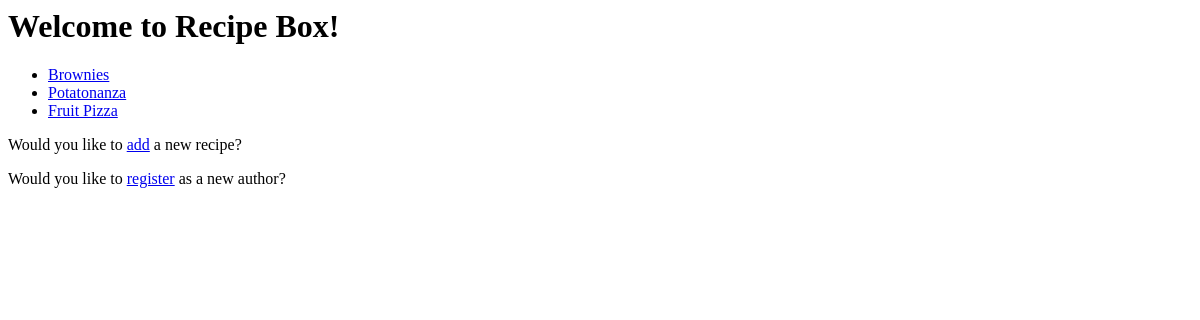
/, run on an earlier commit of the app's database.
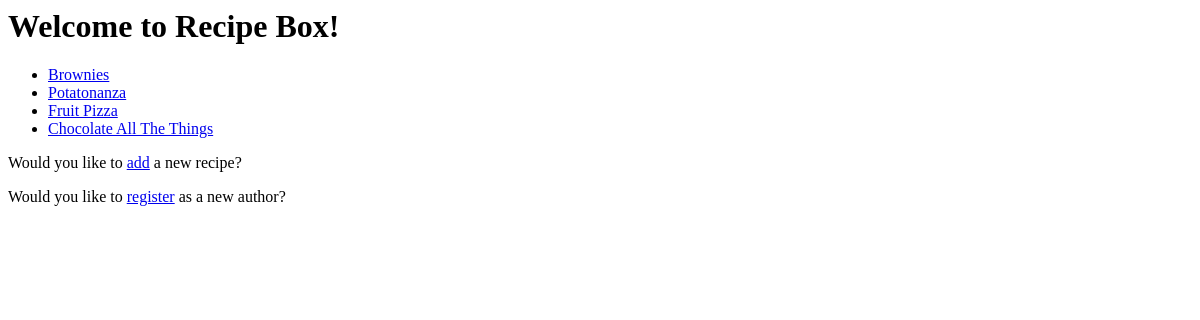
And on a later commit of the database.
### homepage/models.py (models this page shows, shortened)
class Recipe(models.Model):
    title = models.CharField(max_length=50)
    body = models.TextField()
    post_date = models.DateTimeField(default=timezone.now)
    author = models.ForeignKey(Author, on_delete=models.CASCADE)

### homepage/views.py (the view)
# urls.py: path('', index, name = "homepage"),
def index(request):
    my_recipes = Recipe.objects.all()
    return render(request, "index.html", {"recipes": my_recipes, "welcome_name": "SE-9"})

### templates/index.html
<div class = "container">
    <h1>Welcome to Recipe Box!</h1>
    <ul>
        {% for recipe in recipes %}
            <li>
                <a href="/recipe/{{ recipe.id }}/">{{ recipe.title }}</a>
            </li>
        {% endfor %}
    </ul>
    <p>Would you like to <a href = "/newrecipe/">add</a> a new recipe?</p>
    <p>Would you like to <a href = "/newauthor/">register</a> as a new author?</p>
</div>

What changed in the data, as far as the page shows it:
added Recipe: title "Chocolate All The Things"
